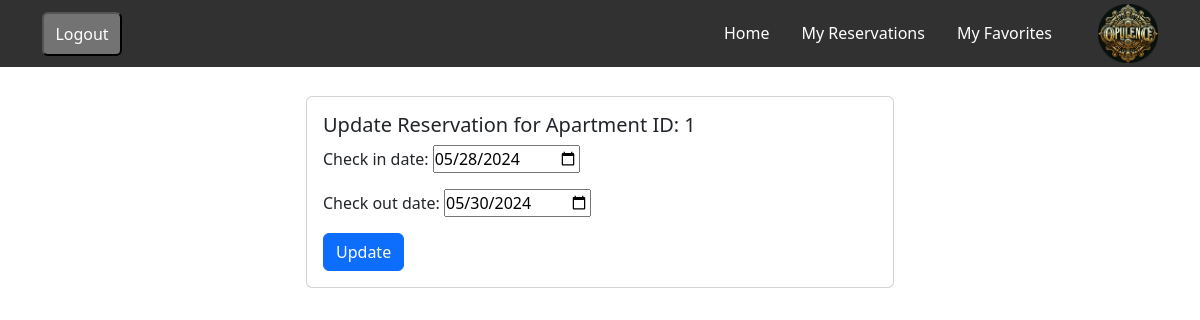
Page /res/res-update/6 (signed in) on the committed database.
### reservations/models.py (models this page shows, shortened)
class Reservation(models.Model):
    user = models.ForeignKey(settings.AUTH_USER_MODEL, null=True, blank=True, on_delete=models.CASCADE)
    apartment = models.ForeignKey(Apartment, on_delete=models.CASCADE)
    check_in_date = models.DateField()
    check_out_date = models.DateField()
    total_price = models.DecimalField(max_digits=10, decimal_places=2)
    reservation_status = models.ForeignKey(ReservationStatus, on_delete=models.CASCADE,default=1)

### apartments/models.py (models this page shows, shortened)
class Apartment(models.Model):
    category = models.ForeignKey(Category, on_delete=models.CASCADE)
    country=models.ForeignKey(Country,on_delete=models.SET_NULL,null=True,blank=True)
    city = models.ForeignKey(City, on_delete=models.CASCADE,null=True)
    actual_address=models.CharField(max_length=255,null=True)
    maps_link=models.CharField(max_length=255,null=True)
    apt_name = models.CharField(max_length=255)
    description = models.TextField()
    cover_image=models.ImageField(upload_to='covers/',null=True)
    district = models.CharField(max_length=30,null=True)
    is_active = models.BooleanField(default=True)
    is_booked = models.BooleanField(default=False)
    rooms = models.IntegerField(null=True)
    beds = models.IntegerField(null=True)
    bath_rooms = models.IntegerField(null=True)
    wifi = models.BooleanField(default=False)
    tv = models.BooleanField(default=False)
    price_per_night = models.DecimalField(max_digits=10, decimal_places=2)
    user = models.ForeignKey(settings.AUTH_USER_MODEL, null=True, blank=True, on_delete=models.CASCADE)
    created_at = models.DateTimeField(auto_now_add=True,null=True)
    updated_at = models.DateTimeField(auto_now=True,null=True)

### reservations/views.py (the view, shortened to what this page needs)
# urls.py: path("res-update/<int:pk>", ReservationUpdateView.as_view(), name='update-reserv'),
class ReservationUpdateView(LoginRequiredMixin, UpdateView):
    model = Reservation
    template_name = "reservations/update_res.html"
    form_class = UpdateResForm
    success_url = '/res'
    def dispatch(self, request, *args, **kwargs):
        reservation = self.get_object()
        if reservation.user != self.request.user:
            messages.error(self.request, "You are not authorized to update this reservation.")
            return HttpResponseRedirect(reverse('error-url'))
        return super().dispatch(request, *args, **kwargs)

### reservations/forms.py
class UpdateResForm(forms.ModelForm):
    class Meta:
        model = Reservation
        fields = ['check_in_date', 'check_out_date']
        widgets = {
            'check_in_date': DateInput(attrs={'type': 'date'}),
            'check_out_date': DateInput(attrs={'type': 'date'}),
        }

### templates/reservations/update_res.html (shortened to what this page needs)
{% extends "main_base.html" %}
{% load static %}
{% block content %}
<br><br><br><br>
  <div class="row">
    <div class="col-md-6 offset-md-3">
      <div class="card">
        <div class="card-body">
          <h5 class="card-title">Update Reservation for Apartment ID: {{ reservation.apartment.id }}</h5>
          <form method="post">
            {{ form.as_p }}
            <input type="submit" value="Update" class="btn btn-primary">
          </form>
        </div>
      </div>
    </div>
  </div>
{% endblock content %}

### BookingSystem/static/css/homePage.css (style rules this page uses)
* { margin: 0; padding: 0; }
:root { --main-color: #313131; --secondary-color: #737373; --hover-color: #7b6025; --secondary-golden-color: #a97510; }

### rows in the picture
Reservation: apartment.id "1", check_in_date "05/28/2024", check_out_date "05/30/2024"
